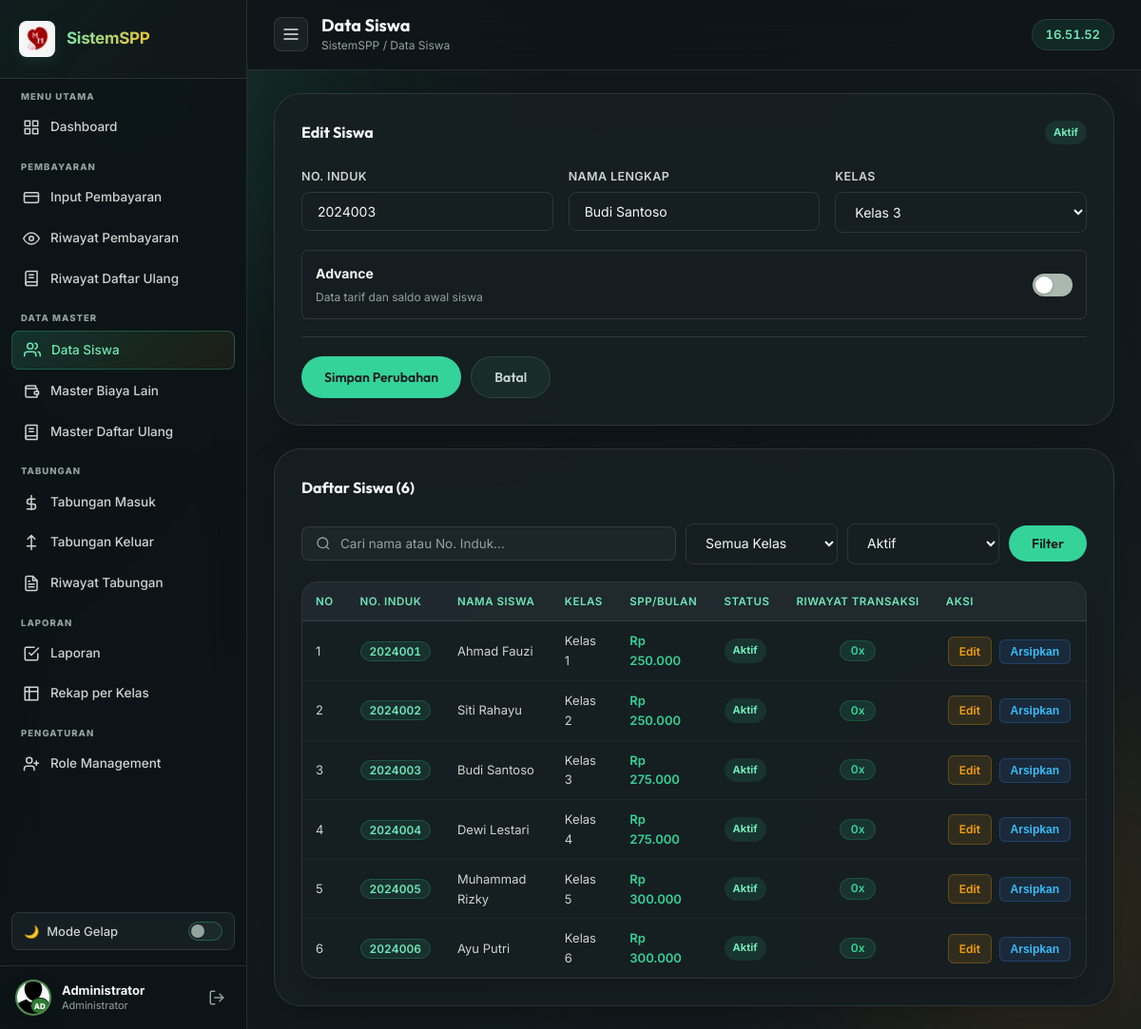
The app's page /siswa/daftar.php?edit=3 (signed in) with its own data.
### tables this page shows
CREATE TABLE `siswa` (
  `id`              INT AUTO_INCREMENT PRIMARY KEY,
  `NO_INDUK`        VARCHAR(10) NOT NULL UNIQUE,
  `NAMA`            VARCHAR(100) NOT NULL,
  `KELAS`           CHAR(1) NOT NULL,
  `SPP_PERBULAN`    DECIMAL(15,2) NOT NULL DEFAULT 0,
  `PANGKAL`         DECIMAL(15,2) NOT NULL DEFAULT 0,
  `BANGUNAN`        DECIMAL(15,2) NOT NULL DEFAULT 0,
  `SERAGAM`         DECIMAL(15,2) NOT NULL DEFAULT 0,
  `KEGIATAN`        DECIMAL(15,2) NOT NULL DEFAULT 0,
  `MAKAN`           DECIMAL(15,2) NOT NULL DEFAULT 0,
  `SORGA`           DECIMAL(15,2) NOT NULL DEFAULT 0,
  `INFAQ`           DECIMAL(15,2) NOT NULL DEFAULT 0,
  `PANGKAL_BAYAR`   DECIMAL(15,2) NOT NULL DEFAULT 0,
  `BANGUNAN_BAYAR`  DECIMAL(15,2) NOT NULL DEFAULT 0,
  `SERAGAM_BAYAR`   DECIMAL(15,2) NOT NULL DEFAULT 0,
  `KEGIATAN_BAYAR`  DECIMAL(15,2) NOT NULL DEFAULT 0,
  `POMG`            DECIMAL(15,2) NOT NULL DEFAULT 0,
  `DAFTAR_ULANG`    DECIMAL(15,2) NOT NULL DEFAULT 0,
  `NO_induk_diknas` CHAR(10) DEFAULT NULL,
  `potong_pangkal`  DECIMAL(15,2) NOT NULL DEFAULT 0,
  `tot_pangkal`     DECIMAL(15,2) NOT NULL DEFAULT 0,
  `tot_du`          DECIMAL(15,2) NOT NULL DEFAULT 0,
  `potong_du`       DECIMAL(15,2) NOT NULL DEFAULT 0,
  `is_active`       TINYINT(1) NOT NULL DEFAULT 1,
  `created_at`      TIMESTAMP DEFAULT CURRENT_TIMESTAMP,
  KEY `idx_siswa_status_kelas_nama` (`is_active`, `KELAS`, `NAMA`),
  CONSTRAINT `chk_siswa_kelas_sd` CHECK (`KELAS` IN ('1','2','3','4','5','6'))
);

### siswa/daftar.php (the view, shortened to what this page needs)
<?php
require_once '../koneksi.php';
function student_history_count(mysqli $db, string $noInduk): int {
    $sql = "
        SELECT
          (SELECT COUNT(*) FROM bayar WHERE NO_INDUK = ?) +
          (SELECT COUNT(*) FROM bayar_du WHERE no_induk = ?) +
          (SELECT COUNT(*) FROM transaksi_m WHERE NO_INDUK = ?) +
          (SELECT COUNT(*) FROM transaksi_k WHERE NO_INDUK = ?) AS jumlah
    ";
    $stmt = $db->prepare($sql);
    $stmt->bind_param('ssss', $noInduk, $noInduk, $noInduk, $noInduk);
    $stmt->execute();
    $count = (int)$stmt->get_result()->fetch_assoc()['jumlah'];
    return $count;
}
function find_student(mysqli $db, int $id, bool $forUpdate = false): ?array {
    $stmt = $db->prepare('SELECT * FROM siswa WHERE id = ? LIMIT 1' . ($forUpdate ? ' FOR UPDATE' : ''));
    $stmt->bind_param('i', $id);
    $stmt->execute();
    $student = $stmt->get_result()->fetch_assoc() ?: null;
    if ($student) $student['history_count'] = student_history_count($db, $student['NO_INDUK']);
    return $student;
}
$oldInput = $_SESSION['student_old_input'] ?? [];
$editId = (int)($_GET['edit'] ?? 0);
$editStudent = $editId > 0 ? find_student($koneksi, $editId) : null;
$query = trim((string)($_GET['q'] ?? ''));
$filterClass = (string)($_GET['kelas'] ?? '');
$filterStatus = (string)($_GET['status'] ?? 'active');
$stmtList = $koneksi->prepare("
    SELECT s.*,
      (SELECT COUNT(*) FROM bayar p WHERE p.NO_INDUK = s.NO_INDUK) AS jml_bayar,
      ((SELECT COUNT(*) FROM bayar p WHERE p.NO_INDUK = s.NO_INDUK) +
       (SELECT COUNT(*) FROM bayar_du du WHERE du.no_induk = s.NO_INDUK) +
       (SELECT COUNT(*) FROM transaksi_m tm WHERE tm.NO_INDUK = s.NO_INDUK) +
       (SELECT COUNT(*) FROM transaksi_k tk WHERE tk.NO_INDUK = s.NO_INDUK)) AS history_count
    FROM siswa s
    WHERE (? = '' OR s.NO_INDUK LIKE CONCAT('%', ?, '%') OR s.NAMA LIKE CONCAT('%', ?, '%'))
      AND (? = '' OR s.KELAS = ?)
      AND (? = 'all' OR s.is_active = IF(? = 'archived', 0, 1))
    ORDER BY s.is_active DESC,
      CASE WHEN s.KELAS REGEXP '^[1-6]$' THEN 0 ELSE 1 END,
      CAST(s.KELAS AS UNSIGNED), s.KELAS, s.NAMA ASC
");
$stmtList->bind_param('sssssss', $query, $query, $query, $filterClass, $filterClass, $filterStatus, $filterStatus);
$stmtList->execute();
$studentRows = $stmtList->get_result()->fetch_all(MYSQLI_ASSOC);
$formStudent = $editStudent ?? [];
$fieldMap = [
    'no_induk' => 'NO_INDUK', 'nama' => 'NAMA', 'kelas' => 'KELAS',
    'no_induk_diknas' => 'NO_induk_diknas', 'spp_perbulan' => 'SPP_PERBULAN',
    'pangkal' => 'PANGKAL', 'bangunan' => 'BANGUNAN', 'seragam' => 'SERAGAM',
    'kegiatan' => 'KEGIATAN', 'makan' => 'MAKAN', 'sorga' => 'SORGA',
    'infaq' => 'INFAQ', 'pomg' => 'POMG', 'daftar_ulang' => 'DAFTAR_ULANG',
    'potong_pangkal' => 'potong_pangkal', 'potong_du' => 'potong_du',
    'pangkal_bayar' => 'PANGKAL_BAYAR', 'bangunan_bayar' => 'BANGUNAN_BAYAR',
    'seragam_bayar' => 'SERAGAM_BAYAR', 'kegiatan_bayar' => 'KEGIATAN_BAYAR'
];
function form_student_value(string $key, array $oldInput, array $student, array $fieldMap, $default = '') {
    $column = $fieldMap[$key] ?? $key;
    return $student[$column] ?? $default;
}
?>
<!DOCTYPE html>
<html lang="id">
<head>
  <link rel="stylesheet" href="../assets/css/style.css?v=4.7" />
</head>
<body>
  <div class="bg-orbs"><div class="orb orb-1"></div><div class="orb orb-2"></div><div class="orb orb-3"></div></div>
  <div class="layout">
    <?php include '../includes/sidebar.php'; ?>
    <main class="main-content">
      <div class="topbar">
        <button class="sidebar-toggle" onclick="toggleSidebar()" id="btn-sidebar-toggle">
          <svg width="20" height="20" viewBox="0 0 24 24" fill="none" stroke="currentColor" stroke-width="2"><line x1="3" y1="12" x2="21" y2="12"/><line x1="3" y1="6" x2="21" y2="6"/><line x1="3" y1="18" x2="21" y2="18"/></svg>
        </button>
        <div class="topbar-title"><h2>Data Siswa</h2><span class="breadcrumb">SistemSPP / Data Siswa</span></div>
        <div class="clock-badge" id="liveClock">--:--:--</div>
      </div>
      <div class="main-card">
        <div class="card-title-row">
          <div class="card-title"><?= $editStudent ? 'Edit Siswa' : 'Tambah Siswa Baru' ?></div>
          <?php if ($editStudent): ?><span class="master-status <?= $editStudent['is_active'] ? 'is-active' : 'is-inactive' ?>"><?= $editStudent['is_active'] ? 'Aktif' : 'Diarsipkan' ?></span><?php endif; ?>
        </div>
        <form method="POST" action="daftar.php" id="form-master-siswa" novalidate>
          <div class="fields-grid">
            <div class="field-row">
              <label class="field-label" for="nis-baru">No. Induk</label>
              <input class="field-input" type="text" inputmode="numeric" maxlength="10" id="nis-baru" name="no_induk" required
                value="<?= htmlspecialchars((string)form_student_value('no_induk', $oldInput, $formStudent, $fieldMap)) ?>" />
            </div>
            <div class="field-row">
              <label class="field-label" for="nama-baru">Nama Lengkap</label>
              <input class="field-input" type="text" maxlength="100" id="nama-baru" name="nama" required
                value="<?= htmlspecialchars((string)form_student_value('nama', $oldInput, $formStudent, $fieldMap)) ?>" />
            </div>
            <div class="field-row">
              <label class="field-label" for="kelas-baru">Kelas</label>
              <select class="field-input field-select" id="kelas-baru" name="kelas" required>
                <?php
                $selectedClass = (string)form_student_value('kelas', $oldInput, $formStudent, $fieldMap);
                $isLegacySelectedClass = $selectedClass !== '' && !in_array($selectedClass, ['1','2','3','4','5','6'], true);
                if ($isLegacySelectedClass):
                ?>
                <option value="<?= htmlspecialchars($selectedClass) ?>" selected>Kelas <?= htmlspecialchars($selectedClass) ?> (data lama)</option>
                <?php endif; for ($class = 1; $class <= 6; $class++): ?>
                <option value="<?= $class ?>" <?= $selectedClass === (string)$class ? 'selected' : '' ?>>Kelas <?= $class ?></option>
                <?php endfor; ?>
              </select>
            </div>
          </div>
          <label class="advanced-switch" for="advanced-enabled">
            <span><strong>Advance</strong><small>Data tarif dan saldo awal siswa</small></span>
            <span class="advanced-switch-track"><span></span></span>
          </label>
          <div class="action-bar" style="margin-top:18px">
            <button type="submit" class="btn btn-primary"><?= $editStudent ? 'Simpan Perubahan' : 'Tambah Siswa' ?></button>
            <?php if ($editStudent): ?><a href="daftar.php" class="btn btn-ghost">Batal</a><?php endif; ?>
          </div>
        </form>
      </div>
      <div class="main-card" style="margin-top:0">
        <div class="card-title-row"><div class="card-title">Daftar Siswa (<?= count($studentRows) ?>)</div></div>
        <form method="GET" action="daftar.php" class="filter-bar student-filter-bar">
          <div class="search-box">
            <svg width="16" height="16" viewBox="0 0 24 24" fill="none" stroke="currentColor" stroke-width="2"><circle cx="11" cy="11" r="8"/><line x1="21" y1="21" x2="16.65" y2="16.65"/></svg>
            <input type="search" name="q" value="<?= htmlspecialchars($query) ?>" placeholder="Cari nama atau No. Induk..." />
          </div>
          <select class="field-input field-select filter-sel" name="kelas">
            <option value="">Semua Kelas</option>
          </select>
          <select class="field-input field-select filter-sel" name="status">
            <option value="active" <?= $filterStatus === 'active' ? 'selected' : '' ?>>Aktif</option>
          </select>
          <button class="btn btn-primary" type="submit">Filter</button>
        </form>
        <div class="table-container">
          <table class="payment-table responsive-table">
            <thead><tr><th>No</th><th>No. Induk</th><th>Nama Siswa</th><th>Kelas</th><th>SPP/Bulan</th><th>Status</th><th class="student-history-col">Riwayat Transaksi</th><th>Aksi</th></tr></thead>
            <tbody>
              <?php if (!$studentRows): ?>
              <tr><td colspan="8"><div class="empty-state"><p>Data siswa tidak ditemukan</p></div></td></tr>
              <?php else: foreach ($studentRows as $index => $student):
                $editUrl = 'daftar.php?edit=' . (int)$student['id'];
              ?>
              <tr class="clickable-payment-row" data-edit-url="<?= htmlspecialchars($editUrl, ENT_QUOTES, 'UTF-8') ?>" tabindex="0" role="link" aria-label="Edit siswa <?= htmlspecialchars($student['NAMA'], ENT_QUOTES, 'UTF-8') ?>">
                <td data-label="No"><?= $index + 1 ?></td>
                <td data-label="No. Induk"><span class="badge-nis"><?= htmlspecialchars($student['NO_INDUK']) ?></span></td>
                <td data-label="Nama Siswa"><?= htmlspecialchars($student['NAMA']) ?></td>
                <td data-label="Kelas">Kelas <?= htmlspecialchars($student['KELAS']) ?></td>
                <td data-label="SPP/Bulan" class="nominal">Rp <?= number_format((float)$student['SPP_PERBULAN'], 0, ',', '.') ?></td>
                <td data-label="Status"><span class="master-status <?= $student['is_active'] ? 'is-active' : 'is-inactive' ?>"><?= $student['is_active'] ? 'Aktif' : 'Diarsipkan' ?></span></td>
                <td data-label="Riwayat Transaksi" class="student-history-col"><span class="badge-count"><?= (int)$student['history_count'] ?>x</span></td>
                <td data-label="Aksi" class="aksi-col">
                  <a class="btn-tbl btn-tbl-edit" href="<?= htmlspecialchars($editUrl) ?>">Edit</a>
                  <form method="POST" action="daftar.php" style="display:inline" onsubmit="return confirm('<?= $student['is_active'] ? 'Arsipkan' : 'Pulihkan' ?> siswa <?= htmlspecialchars(addslashes($student['NAMA'])) ?>?')">
                    <button type="submit" class="btn-tbl btn-tbl-toggle"><?= $student['is_active'] ? 'Arsipkan' : 'Pulihkan' ?></button>
                  </form>
                </td>
              </tr>
              <?php endforeach; endif; ?>
            </tbody>
          </table>
        </div>
      </div>
    </main>
  </div>
</body>
</html>

### records on screen
siswa: no_induk "2024003", nama "Budi Santoso", kelas "Kelas 3", NO_INDUK "2024003", NAMA "Budi Santoso", KELAS "3", SPP_PERBULAN "275.000", is_active "Aktif", history_count "0"
siswa: NO_INDUK "2024001", NAMA "Ahmad Fauzi", KELAS "1", SPP_PERBULAN "250.000", is_active "Aktif", history_count "0"
siswa: NO_INDUK "2024002", NAMA "Siti Rahayu", KELAS "2", SPP_PERBULAN "250.000", is_active "Aktif", history_count "0"
siswa: NO_INDUK "2024004", NAMA "Dewi Lestari", KELAS "4", SPP_PERBULAN "275.000", is_active "Aktif", history_count "0"
siswa: NO_INDUK "2024005", NAMA "Muhammad Rizky", KELAS "5", SPP_PERBULAN "300.000", is_active "Aktif", history_count "0"
siswa: NO_INDUK "2024006", NAMA "Ayu Putri", KELAS "6", SPP_PERBULAN "300.000", is_active "Aktif", history_count "0"

### other values on screen
$section "MENU UTAMA"
$label "Dashboard"
$section "PEMBAYARAN"
$label "Input Pembayaran"
$label "Riwayat Pembayaran"
$label "Riwayat Daftar Ulang"
$section "DATA MASTER"
$label "Data Siswa"
$label "Master Biaya Lain"
$label "Master Daftar Ulang"
$section "TABUNGAN"
$label "Tabungan Masuk"
$label "Tabungan Keluar"
$label "Riwayat Tabungan"
$section "LAPORAN"
